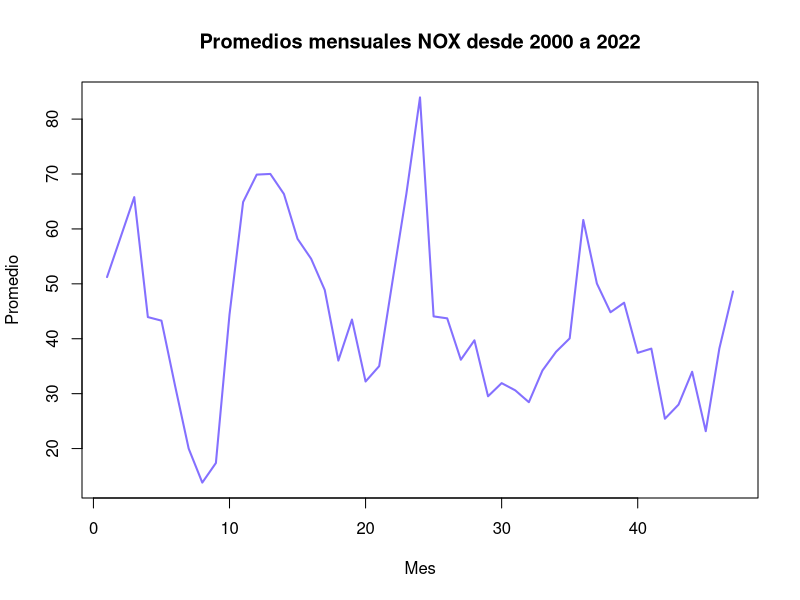
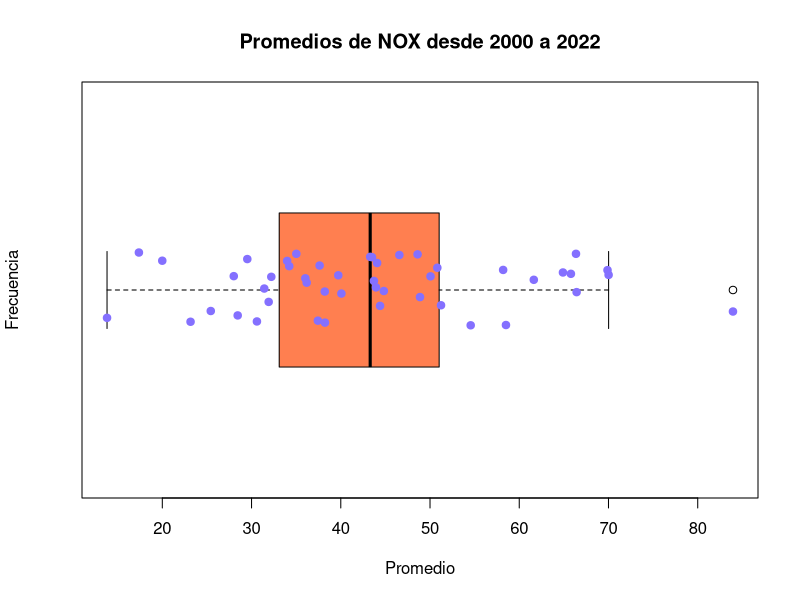

The R source for these figures, in order: (Note: this script raises an error after producing the figures.)
#############################################################
# Contaminantes atmosféricos desde la estación TLA (2000–2022)
# Ander Odriozola, Anneliese Monroy Roesch,
# Valeria Cardenas, Ana Paula Figueroa
# 2023-05-24
#############################################################

## Los datos
M10 = read.csv("FAC2010.csv")
M21 = read.csv("FAC2021.csv")
M22 = read.csv("FAC2022.csv")
M00 = read.csv("FAC2000.csv")

## MESES

M00[M00 == -99] <- NA
M10[M10 == -99] <- NA
M21[M21 == -99] <- NA
M22[M22 == -99] <- NA

ene00 = M00[1:744, ]
feb00 = M00[745:1440, ]
mar00 = M00[1441:2209, ]
abr00 = M00[2210:2904, ]
may00 = M00[2905:3648, ]
jun00 = M00[3649:4368, ]
jul00 = M00[4369:5112, ]
ago00 = M00[5113:5856, ]
sep00 = M00[5857:6576, ]
oct00 = M00[6577:7320, ]
nov00 = M00[7321:8040, ]
dic00 = M00[8041:8784, ]

ene10 = M10[1:744, ]
feb10 = M10[745:1416, ]
mar10 = M10[1417:2160, ]
abr10 = M10[2161:2880, ]
may10 = M10[2881:3624, ]
jun10 = M10[3625:4344, ]
jul10 = M10[4345:5088, ]
ago10 = M10[5088:5832, ]
sep10 = M10[5833:6552, ]
oct10 = M10[6553:7296, ]
nov10 = M10[7297:8016, ]
dic10 = M10[8017:8760, ]

ene21 = M21[1:744, ]
feb21 = M21[745:1416, ]
mar21 = M21[1417:2160, ]
abr21 = M21[2161:2880, ]
may21 = M21[2881:3624, ]
jun21 = M21[3625:4344, ]
jul21 = M21[4345:5088, ]
ago21 = M21[5088:5832, ]
sep21 = M21[5833:6552, ]
oct21 = M21[6553:7296, ]
nov21 = M21[7297:8016, ]
dic21 = M21[8017:8760, ]

ene22 = M22[1:744, ]
feb22 = M22[745:1416, ]
mar22 = M22[1417:2160, ]
abr22 = M22[2161:2880, ]
may22 = M22[2881:3624, ]
jun22 = M22[3625:4344, ]
jul22 = M22[4345:5088, ]
ago22 = M22[5088:5832, ]
sep22 = M22[5833:6552, ]
oct22 = M22[6553:7296, ]
nov22 = M22[7297:8016, ]

## Promedios para el caso del monóxido de carbono (CO)

ene00nox = 51.2328
feb00nox = mean(feb00$NOX, na.rm = TRUE)
mar00nox = mean(mar00$NOX, na.rm = TRUE)
abr00nox = mean(abr00$NOX, na.rm = TRUE)
may00nox = mean(may00$NOX, na.rm = TRUE)
jun00nox = mean(jun00$NOX, na.rm = TRUE)
jul00nox = mean(jul00$NOX, na.rm = TRUE)
ago00nox = mean(ago00$NOX, na.rm = TRUE)
sep00nox = mean(sep00$NOX, na.rm = TRUE)
oct00nox = mean(oct00$NOX, na.rm = TRUE)
nov00nox = mean(as.numeric(nov00$NOX), na.rm = TRUE)
dic00nox = mean(dic00$NOX, na.rm = TRUE)
prom_00nox = c(ene00nox, feb00nox, mar00nox, abr00nox, may00nox, jun00nox,
               jul00nox, ago00nox, sep00nox, oct00nox, nov00nox, dic00nox)

ene10nox = mean(ene10$NOX, na.rm = TRUE)
feb10nox = mean(feb10$NOX, na.rm = TRUE)
mar10nox = mean(mar10$NOX, na.rm = TRUE)
abr10nox = mean(abr10$NOX, na.rm = TRUE)
may10nox = mean(may10$NOX, na.rm = TRUE)
jun10nox = mean(jun10$NOX, na.rm = TRUE)
jul10nox = mean(jul10$NOX, na.rm = TRUE)
ago10nox = mean(ago10$NOX, na.rm = TRUE)
sep10nox = mean(sep10$NOX, na.rm = TRUE)
oct10nox = mean(oct10$NOX, na.rm = TRUE)
nov10nox = mean(nov10$NOX, na.rm = TRUE)
dic10nox = mean(dic10$NOX, na.rm = TRUE)
prom_10nox = c(ene10nox, feb10nox, mar10nox, abr10nox, may10nox, jun10nox,
               jul10nox, ago10nox, sep10nox, oct10nox, nov10nox, dic10nox)

ene21nox = mean(ene21$NOX, na.rm = TRUE)
feb21nox = mean(feb21$NOX, na.rm = TRUE)
mar21nox = mean(mar21$NOX, na.rm = TRUE)
abr21nox = mean(abr21$NOX, na.rm = TRUE)
may21nox = mean(may21$NOX, na.rm = TRUE)
jun21nox = mean(jun21$NOX, na.rm = TRUE)
jul21nox = mean(jul21$NOX, na.rm = TRUE)
ago21nox = mean(ago21$NOX, na.rm = TRUE)
sep21nox = mean(sep21$NOX, na.rm = TRUE)
oct21nox = mean(oct21$NOX, na.rm = TRUE)
nov21nox = mean(nov21$NOX, na.rm = TRUE)
dic21nox = mean(dic21$NOX, na.rm = TRUE)
prom_21nox = c(ene21nox, feb21nox, mar21nox, abr21nox, may21nox, jun21nox,
               jul21nox, ago21nox, sep21nox, oct21nox, nov21nox, dic21nox)

ene22nox = mean(ene22$NOX, na.rm = TRUE)
feb22nox = mean(feb22$NOX, na.rm = TRUE)
mar22nox = mean(mar22$NOX, na.rm = TRUE)
abr22nox = mean(abr22$NOX, na.rm = TRUE)
may22nox = mean(may22$NOX, na.rm = TRUE)
jun22nox = mean(jun22$NOX, na.rm = TRUE)
jul22nox = mean(jul22$NOX, na.rm = TRUE)
ago22nox = mean(ago22$NOX, na.rm = TRUE)
sep22nox = mean(sep22$NOX, na.rm = TRUE)
oct22nox = mean(oct22$NOX, na.rm = TRUE)
nov22nox = mean(nov22$NOX, na.rm = TRUE)
prom_22nox = c(ene22nox, feb22nox, mar22nox, abr22nox, may22nox, jun22nox,
               jul22nox, ago22nox, sep22nox, oct22nox, nov22nox)

mediasNOX = c(prom_00nox, prom_10nox, prom_21nox, prom_22nox)
mediasNOX

# Para obtener el dato de NaN, se hace el proceso de interpolación.
# y - 58.51042 = 7.2776(x - 2).
# Por lo cual la ecuacion restante es: y = 7.2776 x + 43.95522
# Para calcular el mes 1 que es NaN, metemos 1 a la ecuacion.
# por lo cual nos da y = 51.2328.
# 51.2328 es el valor para ene00co.

plot(mediasNOX, type = "l", pch = 19, col = "lightslateblue",
     main ="Promedios mensuales NOX desde 2000 a 2022",
     ylab = "Promedio", xlab = "Mes",  lwd = 2)
text(12, 0.4, "2000", adj = 0, cex = .7) # de izq a der 0 (0.5 es centro)
text(24,  0.4, "2010", adj = 0, cex = 0.7)
text(37,  0.4, "2021", adj = 0, cex = 0.7)

# Aqui se puede aprecear los valores promedios de NOX durante el tiempo.
# Se puede ver que han disminuido debilmente durante el tiempo.

## Gráfico de caja y biogote junto

boxplot(mediasNOX, horizontal = TRUE, col="coral",
        main ="Promedios de NOX desde 2000 a 2022",
        xlab = "Promedio", ylab = "Frecuencia")

stripchart(mediasNOX, method = "jitter", pch = 19,
           add = TRUE, col = "lightslateblue")

# Este grafico describe donde esta situado el primer cuartil y tambien donde esta situado
# el 3 cuartil de la informacion que en todos los casos esta en las orillas de la caja.
# Los valores de el valor minimo y el valor maximo estan representados en los bordes.
# La linea negra dentro de la caja representa la media de todos los promedios.
# Finalmente, esto describe que la mayoria de los datos estan dentro de la caja.
# Aqui se puede ver que el primer cuartil cae alrededor de el valor de 31 y el tercer
# cuartil cae en el valor de 52. Se puede ver que la media tiene un valor aproximado de 43.

## Guardando los promedios en archivo leible

write.csv(mediasNOX, "mediasNOX2000_2022.csv", row.names = FALSE)
# Aqui es el dato donde se deberia de guardar el archivo.

## Matriz de correlación

M_co = read.csv("mediasCO2000_2022.csv")
M_no = read.csv("mediasNO2000_2022.csv")
M_no2 = read.csv("mediasNO22000_2022.csv")
M_nox = read.csv("mediasNOX2000_2022.csv")
M_o3 = read.csv("mediasO32000_2022.csv")
M_pm10 = read.csv("mediasPM102000_2022.csv")
M_so2 = read.csv("mediasSO22000_2022.csv")

M = data.frame(M_co, M_no, M_no2, M_nox, M_o3, M_pm10, M_so2)
names(M)[names(M) == "x"]   <- "M_co"
names(M)[names(M) == "x.1"] <- "M_no"
names(M)[names(M) == "x.2"] <- "M_no2"
names(M)[names(M) == "x.3"] <- "M_nox"
names(M)[names(M) == "x.4"] <- "M_o3"
names(M)[names(M) == "x.5"] <- "M_pm10"
names(M)[names(M) == "x.6"] <- "M_so2"
M
cor(M)

# Esta matriz es de correlacion y relaciona estas variables.
# Dentro de la matriz, los datos que se acerquen mas a el valor de 1,
# tienden a tener mucha correlacion. Esto significa que esta varaible
# tiene gran influenza en la otra variable. Si el dato de nuestra matriz
# se acerca a 0, esto significa que estas dos variables no tienen nada con
# que relacionarse, por lo cual el movimiento de datos de una matriz no
# afecta a la otra. M_co y M_no tienen una correlacion fuerte,
# M_no2 y M_nox tiene una correlacion fuerte y
# M_co y M_so2 tienen una correlacion fuerte.

## Análisis de tendencia y estacionalidad

mes = 1:47
CO = ts(mediasNOX[1:47], frequency = 12, start(c(2000,1)))
T = decompose(CO, type = "m")
plot(T, col = "peru")

## Hallando el modelo de regresión lineal de la tendencia

# desestacionalizando los promedios mensuales de NOX
y1 = T$x/T$seasonal
plot(mes, y1, type = "o", col = "darkslateblue",
     main = "Tendencia de la serie",
     xlab = "Mes", ylab = "Promedio", lwd = 2, pch = 19)
regresion = lm(y1 ~ mes)
regresion
abline(regresion, col ="hotpink", lwd =2)
text(25, 27, "promedio = 48.723 - 0.189 * mes")

## CME proyección de tendencias

e = NA
g = NA
f = function(x) 48.723 - 0.189 * x
for(i in 1:47){
  g[i] = f(i)*T$seasonal[i]
  e[i] = mediasNOX[i]- g[i]
}
CME_tendencia = mean(e^2, na.rm = TRUE)
cat("El CME del Método de proyección de tendencia es: ", CME_tendencia, "\n")

xg = 1:47
plot(xg, mediasNOX, col ="gold2",
     main = "Promedio mensual NOX vs Pronóstico",
     type = "o", lwd = 2, pch = 19)
lines(xg, g, col = "cadetblue3", type = "o", lwd =2, lty = 5)
legend("topleft", legend = c("Promedio", "Pronóstico"),
       fill = c("gold2", "cadetblue3"))

## EL pronóstico para el siguiente año con el modelo lineal

f = function(x) 1.9384 - 0.0402 * x
f(48)*T$seasonal[1]
f(49)*T$seasonal[2]
f(50)*T$seasonal[3]
f(51)*T$seasonal[4]
f(52)*T$seasonal[5]
f(53)*T$seasonal[6]
f(54)*T$seasonal[7]
f(55)*T$seasonal[8]
f(56)*T$seasonal[9]
f(57)*T$seasonal[10]
f(58)*T$seasonal[11]
f(59)*T$seasonal[12]

## Parte 3: Regresion curvilinea
# Ho = Los valores de beta 1 y beta 2 no son significativos.
# H1 = Los valores de beta 1 y beta 2 si son significativos.
# Regla de decision: si el valor p < 0.01, se rechaza Ho.

b = mes
c = mes^2

regresion2 = regresion = lm(y1 ~ b + c)
regresion2
summary(regresion2)

# Se puede observar en los datos que este modelo tiene un número de R^2 bastante bajo,
# y solamente beta 0 funciona como número significativo. Esto significa que tiene muy
# poca utilidad, y se debe de cambiar a otro.

# Segundo modelo curvilineo

b = mes
c = mes^2
d = mes^3
e = mes^4
f = mes^5

regresion3 = regresion = lm(y1 ~ b + c + d + e + f)
regresion3
summary(regresion3)

# Como se puede observar, todos los valores beta de la regresión son significativos,
# porque su valor p es menor a 0.01. Sin embargo, su valor de R^2 es de 31.57%,
# lo cual significa que este modelo no es muy representativo de los datos,
# por lo cual optamos por buscar otro modelo.

# Tercer modelo curvilineo

b = mes
c = mes^2
d = mes^3
e = mes^4
f = mes^5
g = mes^6
h = mes^7

regresion4 = regresion = lm(y1 ~ b + c + d + e + f + g + h)
regresion4
summary(regresion4)

# Tras varios intentos de encontrar una regresión adecuada, llegamos a la conclusión
# de que no es posible encontrar un modelo economicamente viable para este caso,
# ya que requeriria de una cantidad extremadamente grande de variables para llegar
# a un valor de R^2 suficientemente grande. Por ende optamos por el segundo modelo
# curvilineo porque es el que tiene mayor cantidad de betas significativos.

# Nuevo modelo
# y = 6.398e+01 - 1.070e+01*x + 1.491e+00*x^2 - 7.864e-02*x^3 +
#     1.747e-03*x^4 - 1.386e-05*x^5

## Grafica

plot(mes, y1, type = "o", col = "darkslateblue",
     main = "Tendencia de la serie",
     xlab = "Mes", ylab = "Promedio", lwd = 2, pch = 19)
x1 = 1:47
y1 = y = 6.398e+01 - 1.070e+01*mes + 1.491e+00*mes^2 -
  7.864e-02*mes^3 + 1.747e-03*mes^4 - 1.386e-05*mes^5
lines(x1, y1, col = "orange", lwd=2)
text(10, 6,
     "y = 6.398e+01 - 1.070e+01*x + 1.491e+00*x^2 - 7.864e-02*x^3 + 1.747e-03*x^4 - 1.386e-05*x^5",
     cex = 0.7)

## Graficar CME del modelo final

e = NA
g = NA
f = function(x) 6.398e+01 - 1.070e+01*x + 1.491e+00*x^2 -
  7.864e-02*x^3 + 1.747e-03*x^4 - 1.386e-05*x^5
for(i in 1:47){
  g[i] = f(i)*T$seasonal[i]
  e[i] = mediasNOX[i]- g[i]
}
CME_tendencia = mean(e^2, na.rm = TRUE)
cat("El CME del Método de proyección de tendencia es: ", CME_tendencia, "\n")

# Esto significa que en promedio, las predicciones del modelo difieren
# de los valores reales en una magnitud de aproximadamente
# 48.44658 unidades al cuadrado.

## Predicción del evento siguiente con el modelo final

f = function(x) 22.28 + 4.026*x - 0.3873*x^2 +
  0.01148*x^3 - 0.0001096*x^4
f(48)*T$seasonal[1]
f(49)*T$seasonal[2]
f(50)*T$seasonal[3]
f(51)*T$seasonal[4]
f(52)*T$seasonal[5]
f(53)*T$seasonal[6]
f(54)*T$seasonal[7]
f(55)*T$seasonal[8]
f(56)*T$seasonal[9]
f(57)*T$seasonal[10]
f(58)*T$seasonal[11]
f(59)*T$seasonal[12]

# Los valores anteriores representan mejores predicciones para el futuro
# al usar el modelo curvilíneo en vez del modelo lineal, debido a que este
# modelo sigue la tendencia de los datos basados en su periodicidad.

## Analisis prueba de los residuos, media, normalidad, grafica de residuales,
## homocedasticidad y tendencia.
# Ho: Media de residuos = 0
# H1: Media de residuos != 0
# Regla de decisión: si valor p < 0.01, se rechaza Ho.

summary(regresion3$residuals)
t.test(regresion3$residuals, conf.level = 0.99)

# Como valor p = 1, no existe suficiente evidencia como para rechazar la Ho.
# Por ende, suponemos que la media de residuos = 0. Aparte si vemos el
# intervalo de confianza de 99%, notamos que 0 se encuentra ahi.

## Prueba de normalidad de los residuos
# Ho: Los datos vienen de una población normal
# H1: Los datos no vienen de una población normal
# Regla de decisión: si valor p < 0.01, se rechaza Ho.

shapiro.test(regresion3$residuals)

# Para este caso, utilizamos Shapiro porque nuestra muestra es menor a 50.
# Como el valor p = 0.5046 > 0.01, no hay evidencia suficiente para rechazar Ho
# y se asume que provienen de una población normal.

## Gráfico de residuales

k = regresion3$fitted.values
l = regresion3$residuals
plot(k, l, pch = 20, col ="coral", main = "Grafica de los residuales")
abline(h = 0, lty = 5)

# Se puede osbervar que la grafica no tiene tendencia por lo cual concluimos
# que es un buen modelo para poder usar.

## Prueba de Homocedasticidad

library(lmtest) 
bptest(regresion3)

# El valor de p-value es menor a 0.05 por lo cual si pasa la prueba
# y los datos no tienen homocedasticidad.
# El modelo lineal simple resulto bueno ya que paso todas las pruebas
# del analisis residual.
